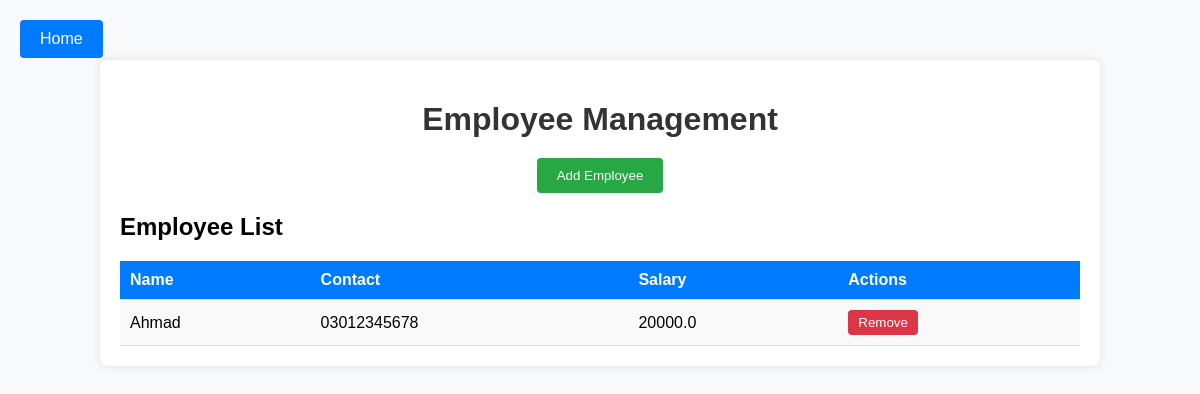
Page /employees on the earlier database version.
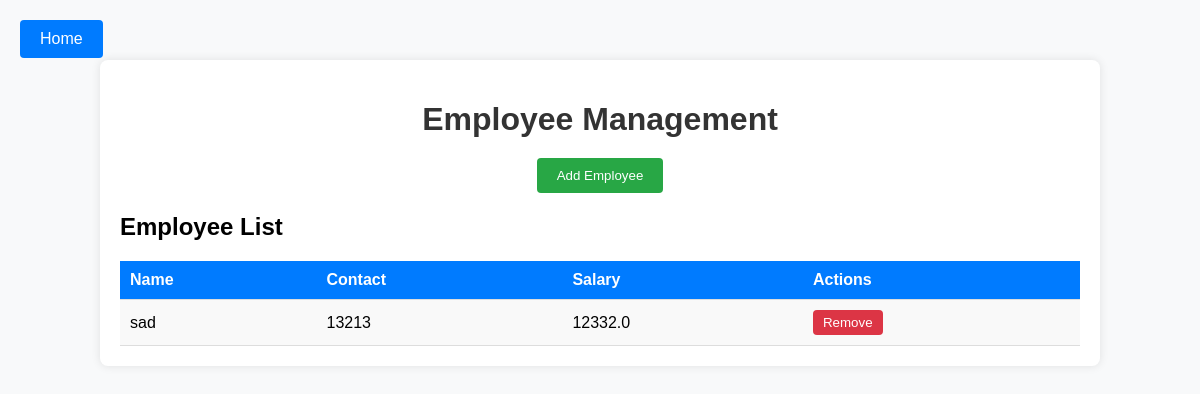
Same page on the later database version.
### app/models.py (models this page shows, shortened)
class Employee(db.Model):
    id = db.Column(db.Integer, primary_key=True)
    name = db.Column(db.String(100), nullable=False)
    contact = db.Column(db.String(100), nullable=False)
    salary = db.Column(db.Float, nullable=False)

### app/main.py (the view, shortened to what this page needs)
@main.route('/employees', methods=['GET', 'POST'])
def employees():
    employees = Employee.query.all()
    return render_template('employees.html', employees=employees)

### app/templates/employees.html (shortened to what this page needs)
<!DOCTYPE html>
<html lang="en">
<head>
    <link rel="stylesheet" href="{{ url_for('static', filename='css/employees.css') }}">
</head>
<body>
    <a href="{{ url_for('main.index') }}" class="back-btn">Home</a>
    <div class="container">
        <h1>Employee Management</h1>
        <button id="addEmployeeBtn">Add Employee</button>
        <h2>Employee List</h2>
        <table>
            <thead>
                <tr>
                    <th>Name</th>
                    <th>Contact</th>
                    <th>Salary</th>
                    <th>Actions</th>
                </tr>
            </thead>
            <tbody>
                {% for employee in employees %}
                    <tr>
                        <td>{{ employee.name }}</td>
                        <td>{{ employee.contact }}</td>
                        <td>{{ employee.salary }}</td>
                        <td>
                            <form method="POST" style="display:inline;">
                                <button type="submit" name="remove_employee" class="remove-button">Remove</button>
                            </form>
                        </td>
                    </tr>
                {% endfor %}
            </tbody>
        </table>
    </div>
</body>
</html>

Differences in the rows shown:
changed Employee: name "Ahmad" → "sad"; contact "03012345678" → "13213"; salary "20000.0" → "12332.0"
